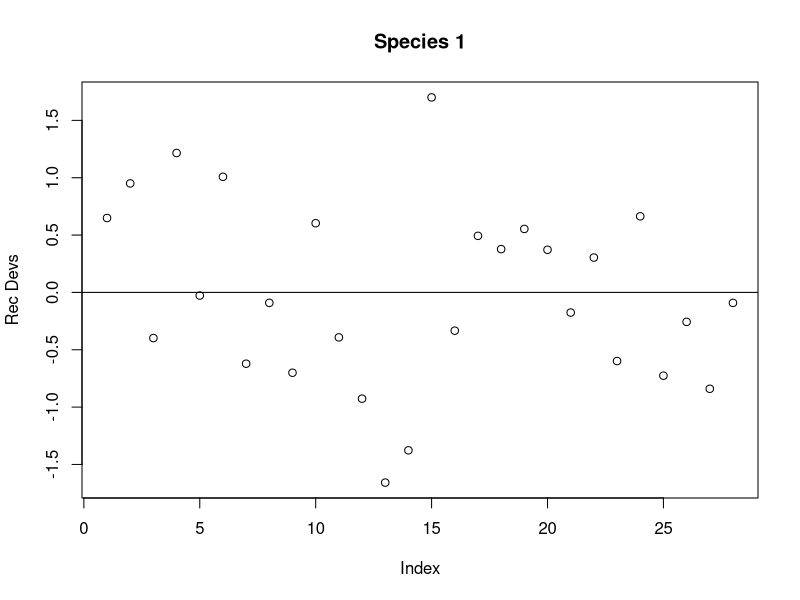
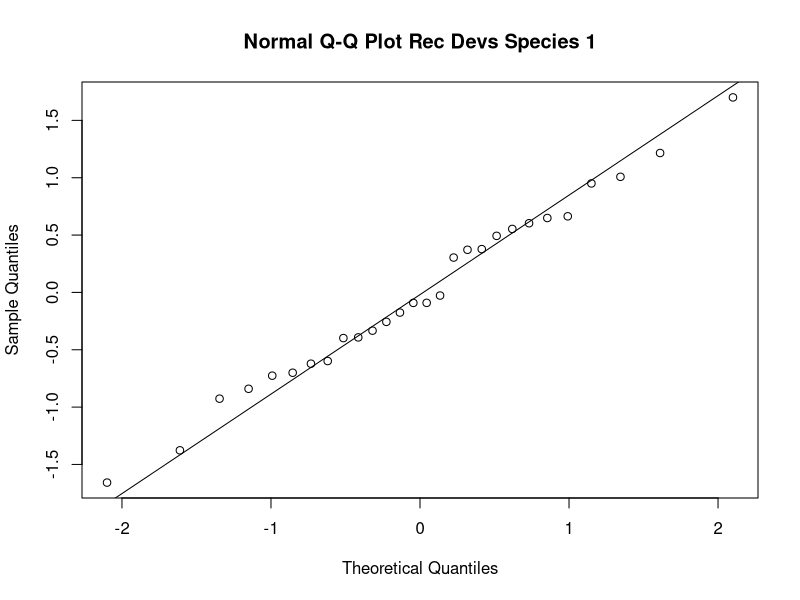
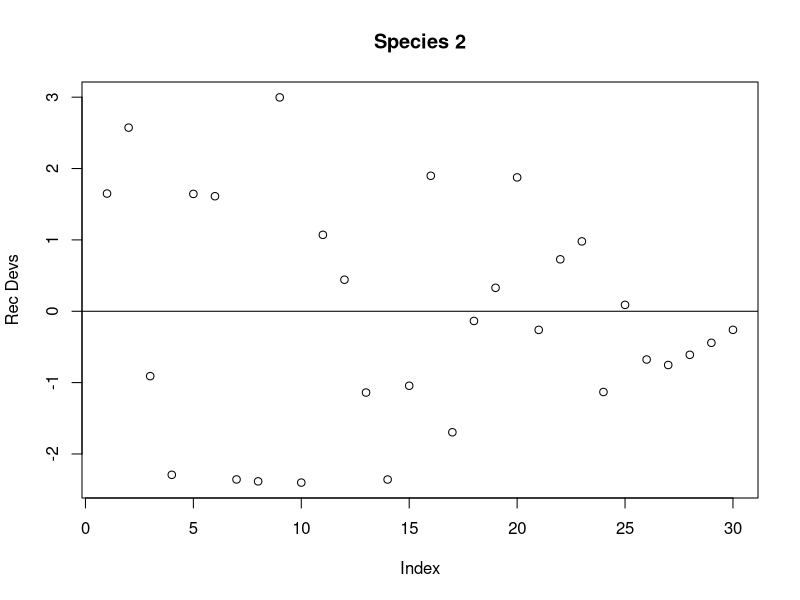
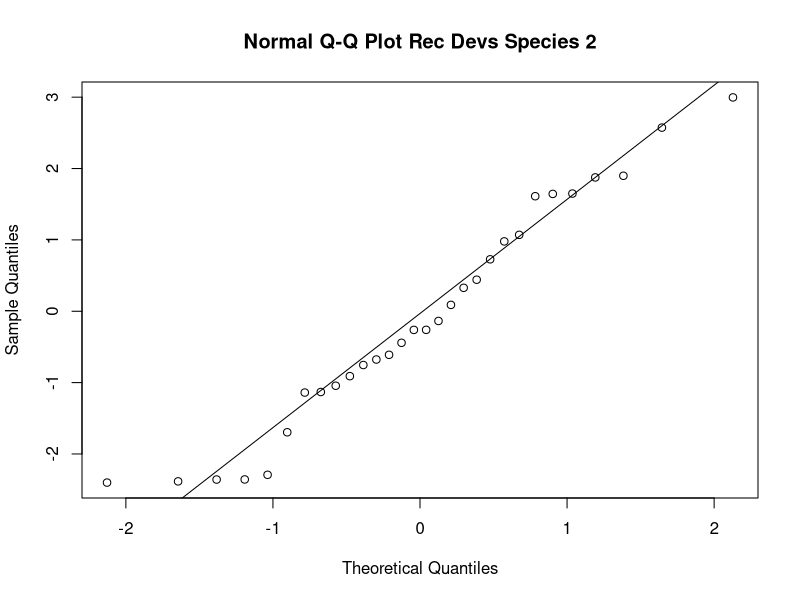
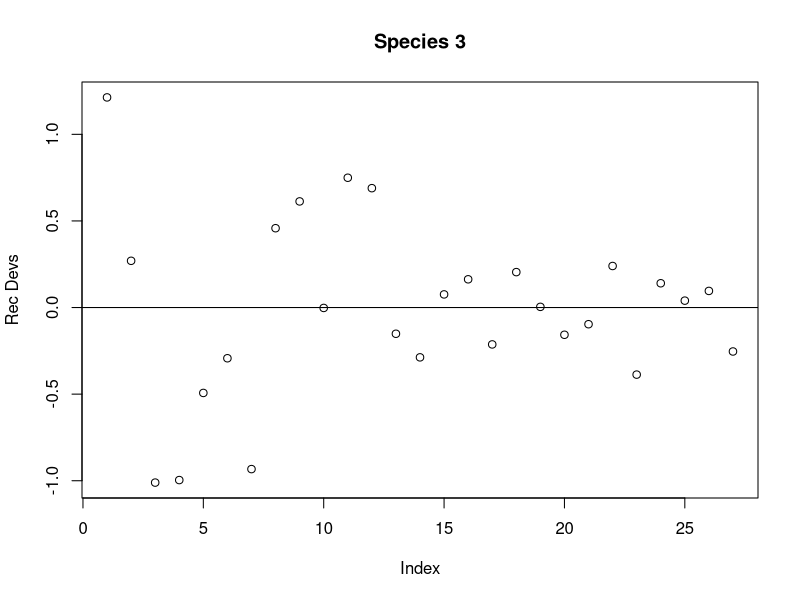
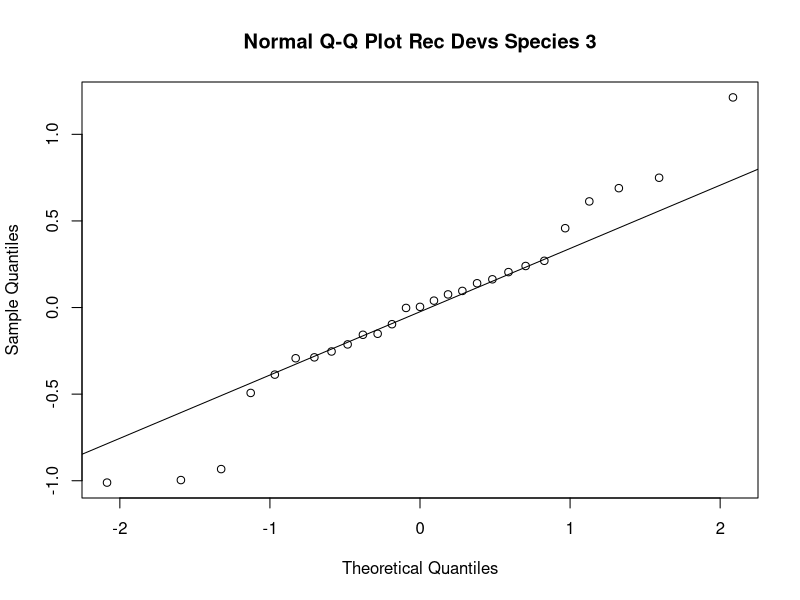
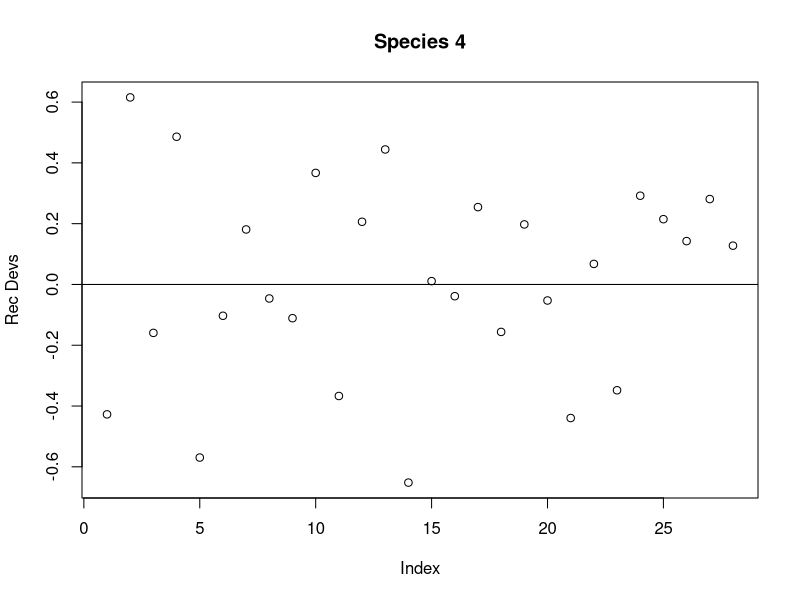
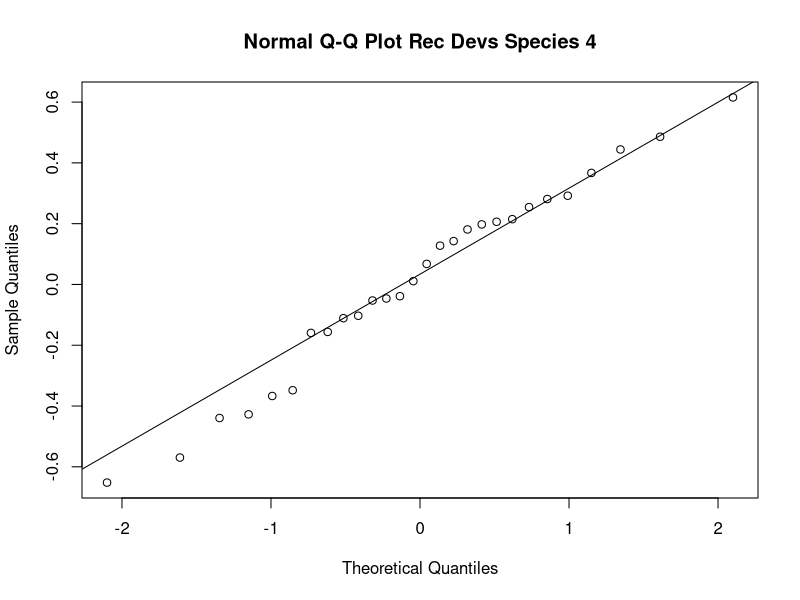

The R source for these figures, in order:
# Amanda Hart
# Homework 1 FISH 559 Question 2

setwd("/Users/ahart2/Research/TMB_Homeworks_UW/Hart_Homework1")

##### Read in data #####
data <- read.table("HOME1B.TXT", header=TRUE)
colnames(data) <- c("SSB", "Recruitment", "SpeciesID", "SBPR")
data[,"SpeciesID"] <- as.factor(data[,"SpeciesID"])

SSB <- data[,"SSB"]
Recruitment <- data[,"Recruitment"]
SpeciesID <- data[,"SpeciesID"]
SBPR <- data[,"SBPR"]

RecData <- list(SSB, Recruitment, SpeciesID, SBPR)


##### Fit mixed effect model #####
library(nlme)
# recruitment depends on fixed effects for data provided in RecData with a random effect for species ID
result <- lme((log(Recruitment) + log(SBPR) - log(SSB))  ~ SSB:SpeciesID, random = ~ 1 | SpeciesID, data=data, method = "ML")
summary(result)

coef(result) # gives log alpha by species
Residuals <- resid(result) # give residuals for each row of data
data <- cbind(data,Residuals) # give residuals for each row of data
colnames(data)[ncol(data)] <- c("Residuals")
result$logLik
# result$data # data you gave model
beta_list <- result$coefficients$fixed # gives (- beta) by species as a fixed effect
beta_list <- -1*(beta_list[-1])
logalpha_list <- as.list(result$coefficients$random) # gives log alpha by species
logalpha_list <- c(logalpha_list[[1]])
alpha_list <- exp(logalpha_list)

##### Calculate recruitment deviations #####
RecDevs <- data$Residuals
names(RecDevs) <- data[,"SpeciesID"]

# Plot RecDevs and QQ plot by species
for(isp in 1:length(unique(data[,"SpeciesID"]))){
  plot(RecDevs[which(names(RecDevs)==isp)], main=paste("Species", isp, sep=" "), ylab="Rec Devs")
  abline(h=0)
  
  # Check rec devs normally distributed
  qqnorm(RecDevs[which(names(RecDevs)==isp)], main=paste("Normal Q-Q Plot Rec Devs Species", isp, sep=" "))
  qqline(RecDevs[which(names(RecDevs)==isp)])
}

print("Rec devs generally appears normally distributed. Species 5 has a small sample size so the rec devs are not as obviously normally distributedand in some instances small and large values do not exactly follow a normal distribution (e.g. species 8).")

# Summarize residual plots
plot(result,form=resid(.,type="p")~fitted(.)|SpeciesID,abline=0,pch=16)

# Boxplot residuals by species
boxplot(split(residuals(result),data$SpeciesID),ylab="Residual",xlab="Species",csi=0.2, main = "Recruitment Deviations by Species")
print("Rec devs are fairly well centered around zero. However, variability changes between species (species 3-6 have lower variability), which violates our modeling assumption of equal variance across all species. Accounting for species-specific variability may improve model fit.")
qqnorm(residuals(result), main=paste("Normal Q-Q Plot All Rec Devs"))
qqline(residuals(result))

# QQ plot for random effects (log alpha)
qqnorm(logalpha_list, main="Normal Q-Q Plot log alpha")
qqline(logalpha_list)
print("We assumed logalpha was normally distributed. Estimated values for logalpha generally follow a normal distribution, but several values do not. Given a larger sample size I expect these points would appear closer to the normal distribution.")

# QQ plot for fixed effects (beta)
qqnorm(beta_list, main = "Normal Q-Q Plot beta")
qqline(beta_list)
print("Similarly to estimated values of log alpha, estimated beta values appear roughly normally distibuted but there are several points which deviate from this distribution.")


# Predicted Recruitment
newdata <- NULL
for(isp in 1:11){
  tempnewdata <- seq(min(data[which(data[,"SpeciesID"]==isp),"SSB"]), max(data[which(data[,"SpeciesID"]==isp),"SSB"]),0.1)
  newdataR <- cbind(tempnewdata, rep(isp, length(tempnewdata)), rep(unique(data[,"SBPR"])[isp], length(tempnewdata)))
  colnames(newdataR) <- c("SSB", "SpeciesID","SBPR")
  newdataR <- as.data.frame(newdataR)
  newdata <- rbind(newdata, newdataR)
}
newdata$SpeciesID <- as.factor(newdata$SpeciesID) # species must be a factor in order for predict to work

newdata <- cbind(newdata, predict(result,newdata=newdata))
colnames(newdata)[ncol(newdata)] <- "Predictions"

temp <- newdata[,"Predictions"] + log(newdata[,"SSB"]) - log(newdata[,"SBPR"]) # calculate predicted recruitment given model structure
temp <- exp(temp)
newdata <- cbind(newdata, temp)
colnames(newdata)[ncol(newdata)] <- "R_pred"

for(isp in 1:11){
  plot(newdata[which(newdata[,"SpeciesID"]==isp),"SSB"], newdata[which(newdata[,"SpeciesID"]==isp),"R_pred"],
       main=paste("Species",isp, sep=" "), ylab="Predicted Recruitment", xlab="SSB", type="l")
}


plot(newdata$SSB,newdata$R_pred, col=newdata$SpeciesID)
legend("bottomright", legend=levels(newdata$SpeciesID), fill=unique(newdata$SpeciesID))



